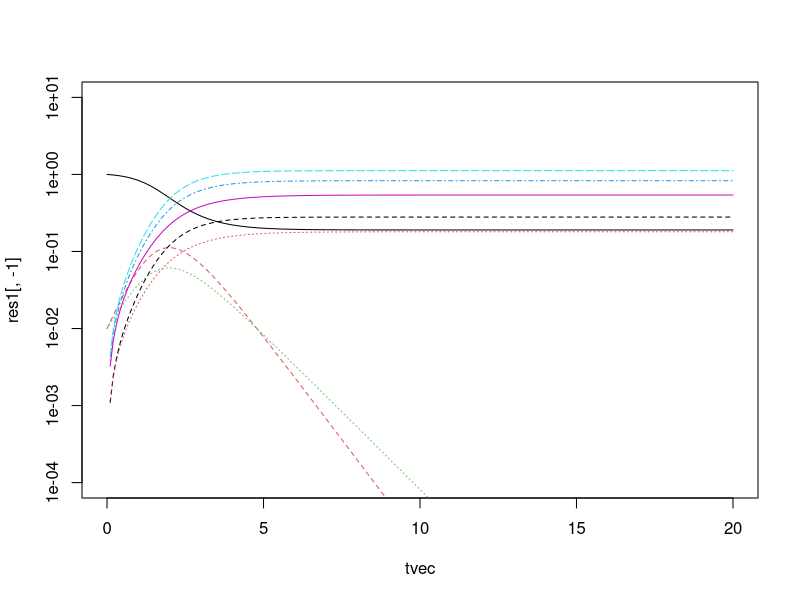
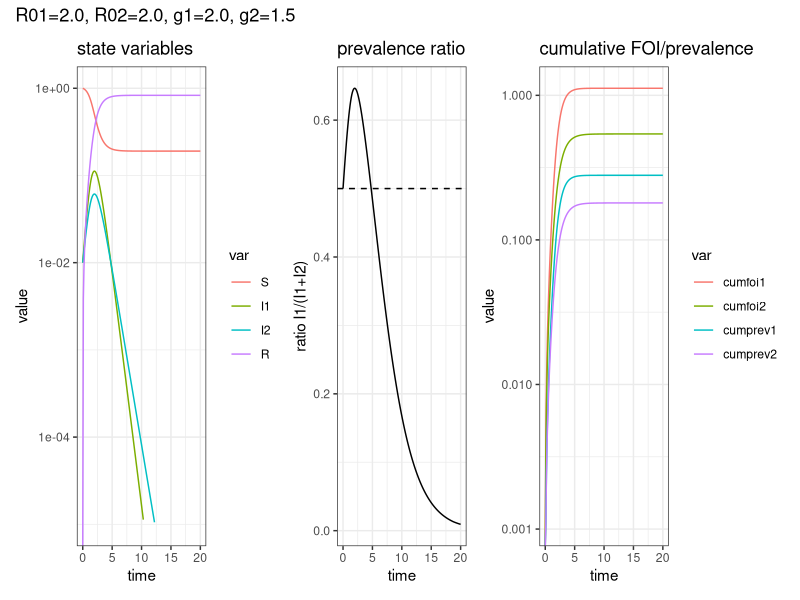

Reproduce these figures in R, in order.
library(deSolve)
library(ggplot2); theme_set(theme_bw())
library(tidyverse)
library(patchwork)

gradfun <- function(t, y, parms) {
    comb <- as.list(c(y, parms))
    attach(comb)
    on.exit(detach(comb))
    beta1 <- R01*gamma1; beta2 <- R02*gamma2
    inc1 <- beta1*S*I1
    inc2 <- beta2*S*I2
    g <- c(
        S = -(inc1 + inc2),
        I1 = inc1 - gamma1*I1,
        I2 = inc2 - gamma2*I2,
        R = gamma1*I1 + gamma2*I2,
        cumfoi1 = beta1*I1,
        cumfoi2 = beta2*I2,
        inc1 = I1,
        inc2 = I2)
    list(g)
}

p0 <- c(R01=2, R02=2, gamma1 = 2, gamma2 = 1.5)
varstr <- with(as.list(p0),
               sprintf("R01=%1.1f, R02=%1.1f, g1=%1.1f, g2=%1.1f",
                       R01, R02, gamma1, gamma2))
y0 <- c(S = 1, I1 = 0.01, I2 = 0.01, R= 0, cumfoi1 = 0, cumfoi2 = 0,
        cumprev1 = 0, cumprev2 = 0)
tvec <- seq(0, 20, by = 0.1)
res1 <- ode(y0, times = tvec, func = gradfun, parms = p0)
matplot(tvec, res1[,-1], log = "y", ylim = c(1e-4, 10), type = "l")

levs <- c("S", "I1", "I2", "R", "ratio", "cumfoi1", "cumfoi2", "cumprev1", "cumprev2")
res1T <- (res1
    |> as.data.frame()
    |> as_tibble()
    |> mutate(ratio = I1/(I1+I2))
    |> pivot_longer(-time, names_to = "var")
    |> mutate(across(var, \(x) factor(x,levels=levs)))
)

gg0 <- ggplot(res1T, aes(time, value)) + geom_line()

dat1 <- filter(res1T, var %in% levs[1:4]) |> droplevels()
gg1 <- (gg0 %+% dat1) +
    aes(colour = var) +
    scale_y_log10(limits = c(1e-5, NA)) +
    labs(title = "state variables")

dat2 <- filter(res1T, var=="ratio") |> droplevels()
gg2 <- (gg0 %+% dat2) +
    labs(y="ratio I1/(I1+I2)") +
    geom_hline(yintercept =  0.5, lty = 2) +
    labs(title = "prevalence ratio")

dat3 <- filter(res1T,
               startsWith(as.character(var), "cum")) |> droplevels()
gg3 <- (gg0 %+% dat3) +
    aes(colour = var) +
    scale_y_log10() +
    labs(title = "cumulative FOI/prevalence")

ggcomb <- gg1 + gg2 + gg3 + plot_annotation(title = varstr)
ggsave(ggcomb, file = "fastslow.pdf", width = 16)
